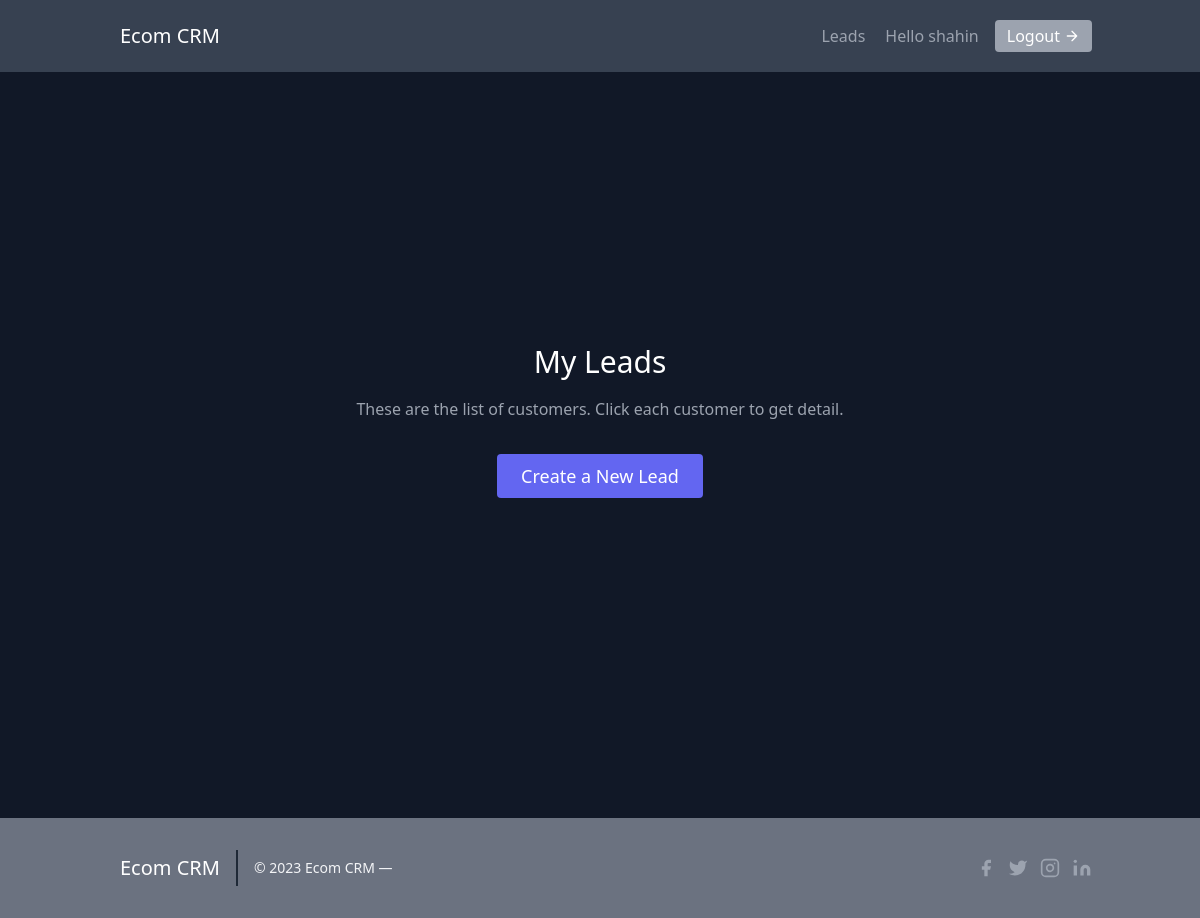
The app's page /leads/ (signed in), older data.
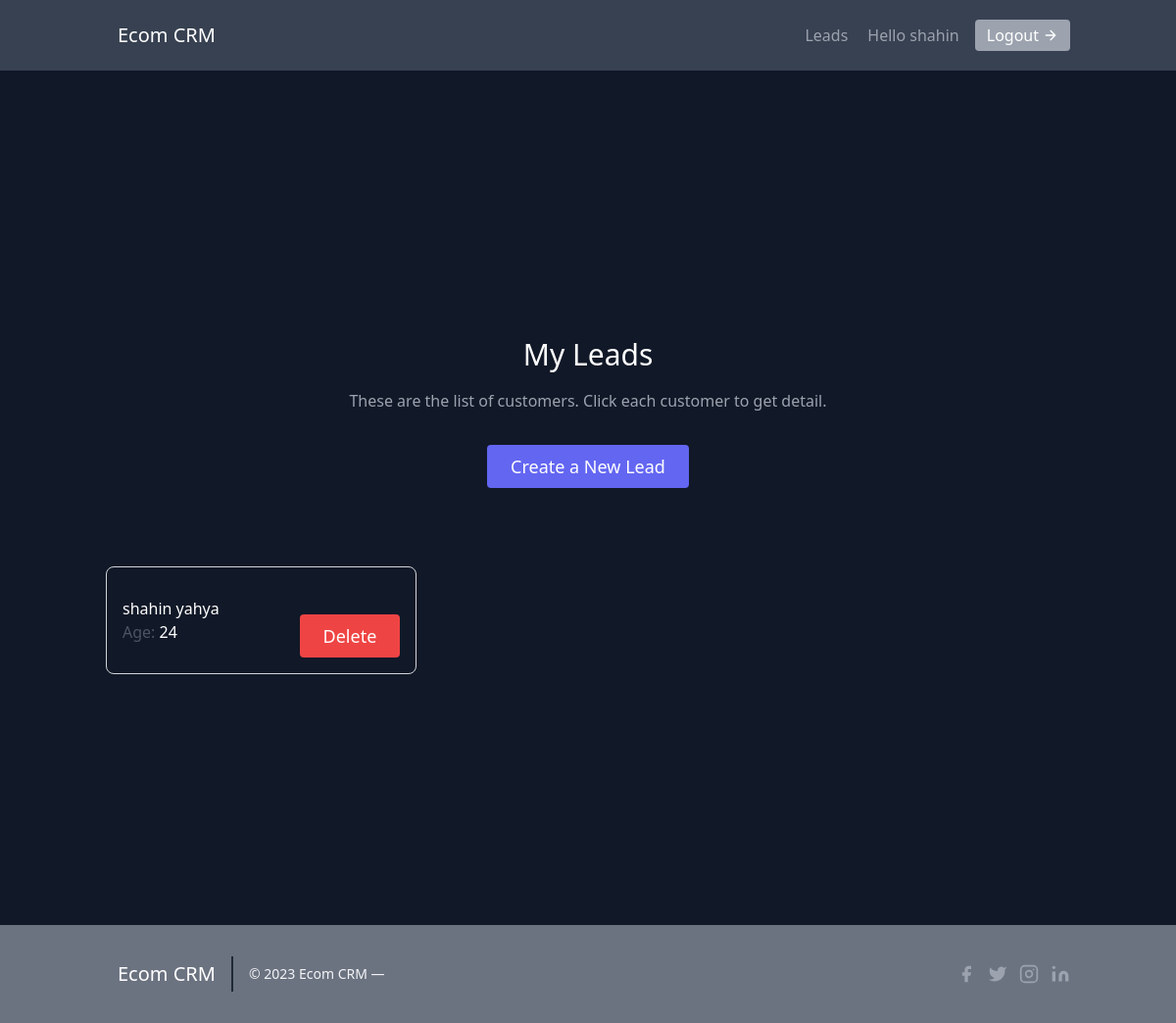
The same page, newer data.
### leads/models.py (models this page shows, shortened)
class User(AbstractUser):
    pass

class Lead(models.Model):
    first_name = models.CharField(max_length=25)
    last_name = models.CharField(max_length=25)
    age = models.IntegerField(default=10)
    agent = models.ForeignKey("Agent", on_delete=models.CASCADE)

### leads/views.py (the view)
# urls.py: path('', views.LeadListView.as_view(), name='lead-list'),
class LeadListView(LoginRequiredMixin, ListView):
    template_name = 'leads/lead_list.html'
    queryset = Lead.objects.all()
    context_object_name = 'leads'

### templates/leads/lead_list.html (shortened to what this page needs)
{% extends "../base.html" %}
    {% block content %}
    <section class="text-gray-400 bg-gray-900 body-font pt-44 pb-40">
        <div class="container px-5 py-24 mx-auto">
          <div class="flex flex-col justify-center items-center text-center w-full mb-20">
            <h1 class="sm:text-3xl text-2xl font-medium title-font mb-4 text-white">My Leads</h1>
            <p class="lg:w-2/3 mx-auto leading-relaxed text-base">These are the list of customers. Click each customer to get detail.</p>
            <button class="text-white bg-indigo-500 border-0 py-2 px-6 mt-8 focus:outline-none hover:bg-gray-700 hover:text-white rounded text-lg transition-all">
                <a href="{% url 'leads:create-lead' %}">
                    Create a New Lead
                </a>
            </button>
          </div>
          <div class="flex flex-wrap -m-2">
            {% for lead in leads  %}
            <div class="p-2 lg:w-1/3 md:w-1/2 w-full">
                    <a href="{% url 'leads:lead-detail' lead.pk %}">
                    <div class="h-full flex items-center justify-between border-gray-300 border p-4 rounded-lg group hover:bg-white cursor-pointer transition-all">
                        <div class="flex-grow ">
                            <h2 class="text-white group-hover:text-black title-font font-medium">{{ lead.first_name }} {{ lead.last_name }}</h2>
                            <p class="text-gray-600">Age: <span class="text-white group-hover:text-black"> {{ lead.age }} </span></p>
                        </div>
                        <div class="text-white bg-red-500 border-0 py-2 px-6 mt-8 focus:outline-none hover:bg-gray-700 hover:text-white rounded text-lg transition-all">
                            <a href="{% url 'leads:delete-lead' lead.pk %}">
                                Delete
                            </a>
                        </div>
                    </div>
                </a>
                </div>
            {% endfor %}
          </div>
        </div>
      </section>
    {% endblock content %}

### templates/base.html (shortened to what this page needs)
{% load static %}
<!DOCTYPE html>
<html lang="en">
<head>
    <script src="https://cdn.tailwindcss.com"></script>
</head>
<body>
    {% include "leads/navbar.html" %}
    {% block content %}
    {% endblock content %}
    <div>
        {% include "leads/footer.html" %}
    </div>
</body>
</html>

### templates/leads/navbar.html (shortened to what this page needs)
<header class="text-gray-400 bg-gray-700 body-font">
    <div class="container mx-auto flex flex-wrap p-5 flex-col md:flex-row items-center">
      <a href="{% url 'home' %}" class="flex title-font font-medium items-center text-white mb-4 md:mb-0">
        <span class="ml-3 text-xl">Ecom CRM</span>
      </a>
      <nav class="md:ml-auto flex flex-wrap items-center text-base justify-center">
      {% if request.user.is_authenticated  %}
        <a href="{% url 'leads:lead-list' %}" class="mr-5 hover:text-white cursor-pointer transition-all">Leads</a>
        Hello {{ request.user.username }}
        <a href="{% url 'lead-logout' %}" class="ml-4 cursor-pointer inline-flex items-center bg-gray-400 border-0 py-1 px-3 focus:outline-none hover:bg-gray-900 rounded text-white mt-4 md:mt-0 transition-all">Logout
          <svg fill="none" stroke="currentColor" stroke-linecap="round" stroke-linejoin="round" stroke-width="2" class="w-4 h-4 ml-1" viewBox="0 0 24 24">
            <path d="M5 12h14M12 5l7 7-7 7"></path>
          </svg>
        </a>
      {% endif %}
    </div>
  </header>

### templates/leads/footer.html (shortened to what this page needs)
<footer class="text-gray-400 bg-gray-500 body-font">
    <div class="container px-5 py-8 mx-auto flex items-center sm:flex-row flex-col">
      <a href="{% url 'home' %}" class="flex title-font font-medium items-center md:justify-start justify-center text-white">
        <span class="ml-3 text-xl">Ecom CRM</span>
      </a>
      <p class="text-sm text-gray-100 sm:ml-4 sm:pl-4 sm:border-l-2 sm:border-gray-800 sm:py-2 sm:mt-0 mt-4">© {% now "Y" %} Ecom CRM —
      </p>
      <span class="inline-flex sm:ml-auto sm:mt-0 mt-4 justify-center sm:justify-start">
        <a class="text-gray-400">
          <svg fill="currentColor" stroke-linecap="round" stroke-linejoin="round" stroke-width="2" class="w-5 h-5" viewBox="0 0 24 24">
            <path d="M18 2h-3a5 5 0 00-5 5v3H7v4h3v8h4v-8h3l1-4h-4V7a1 1 0 011-1h3z"></path>
          </svg>
        </a>
        <a class="ml-3 text-gray-400">
          <svg fill="currentColor" stroke-linecap="round" stroke-linejoin="round" stroke-width="2" class="w-5 h-5" viewBox="0 0 24 24">
            <path d="M23 3a10.9 10.9 0 01-3.14 1.53 4.48 4.48 0 00-7.86 3v1A10.66 10.66 0 013 4s-4 9 5 13a11.64 11.64 0 01-7 2c9 5 20 0 20-11.5a4.5 4.5 0 00-.08-.83A7.72 7.72 0 0023 3z"></path>
          </svg>
        </a>
        <a class="ml-3 text-gray-400">
          <svg fill="none" stroke="currentColor" stroke-linecap="round" stroke-linejoin="round" stroke-width="2" class="w-5 h-5" viewBox="0 0 24 24">
            <rect width="20" height="20" x="2" y="2" rx="5" ry="5"></rect>
            <path d="M16 11.37A4 4 0 1112.63 8 4 4 0 0116 11.37zm1.5-4.87h.01"></path>
          </svg>
        </a>
        <a class="ml-3 text-gray-400">
          <svg fill="currentColor" stroke="currentColor" stroke-linecap="round" stroke-linejoin="round" stroke-width="0" class="w-5 h-5" viewBox="0 0 24 24">
            <path stroke="none" d="M16 8a6 6 0 016 6v7h-4v-7a2 2 0 00-2-2 2 2 0 00-2 2v7h-4v-7a6 6 0 016-6zM2 9h4v12H2z"></path>
            <circle cx="4" cy="4" r="2" stroke="none"></circle>
          </svg>
        </a>
      </span>
    </div>
  </footer>

Row changes from the older to the newer data that the page shows:
added Lead: first_name "shahin", last_name "yahya", age "24"
